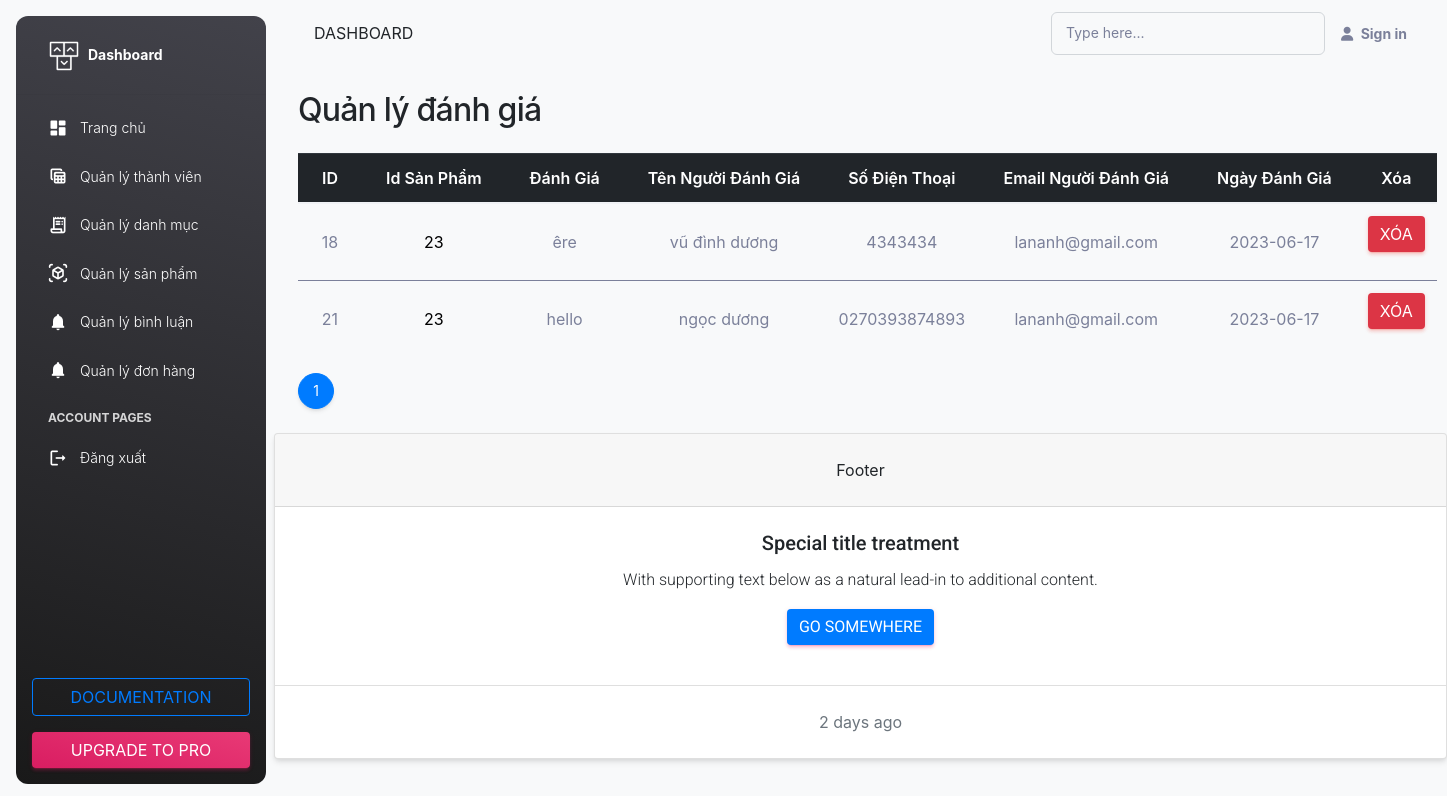
The app's page /quantri/quantri.php?page_layout=commentsp&page=1 with its own data.
### tables this page shows
CREATE TABLE `comment` (
  `id_comment` int(11) NOT NULL,
  `id_sp` int(11) NOT NULL,
  `comment` varchar(255) NOT NULL,
  `ten` varchar(255) NOT NULL,
  `sodienthoai` varchar(255) NOT NULL,
  `date` date NOT NULL,
  `email` varchar(255) NOT NULL,
  `id_user_comment` int(11) NOT NULL
);

### quantri/danhsachcomment.php (the view, shortened to what this page needs)
<?php
include_once('ketnoi.php');
?>
<link rel="stylesheet" type="text/css" href="css/danhsachsp.css" />
<link rel="stylesheet" href="https://cdn.jsdelivr.net/npm/bootstrap@4.0.0/dist/css/bootstrap.min.css">
<div class='px-4 py-2'>
    <h2 class='py-3'>Quản lý đánh giá</h2>
    <table class="table">
        <thead class="thead-dark">
            <tr>
                <th scope="col" class="text-center">ID</th>
                <th scope="col" class="text-center">id sản phẩm</th>
                <th scope="col" class="text-center">Đánh giá</th>
                <th scope="col" class="text-center">Tên người đánh giá</th>
                <th scope="col" class="text-center">Số điện thoại</th>
                <th scope="col" class="text-center">Email người đánh giá</th>
                <th scope="col" class="text-center">Ngày đánh giá</th>
                <th scope="col" class="text-center">Xóa</th>
            </tr>
        </thead>
        <?php
        $rowPage = 5;
        if (!isset($_GET['page'])) {
            $page = 1;
            $perRow = $page * $rowPage - $rowPage;
            $sql = "SELECT * FROM comment LIMIT $perRow,$rowPage ";
            $query = mysqli_query($conn, $sql);
        } else {
            $page = $_GET['page'];
            $perRow = $page * $rowPage - $rowPage;
            $sql = "SELECT * FROM comment LIMIT $perRow,$rowPage ";
            $query = mysqli_query($conn, $sql);
        }
        $sql1 = "SELECT * FROM comment  ";
        $query1 = mysqli_query($conn, $sql1);
        $totalRow = mysqli_num_rows($query1);
        $totalPage = ceil($totalRow / $rowPage);
        $listPage = "";
        for ($i = 1; $i <= $totalPage; $i++) {
            if ($page == $i) {
                $listPage .= '<li class="page-item active" ><a class="page-link"  href="quantri.php?page_layout=commentsp&page=' . $i . '">' . $i . '</a></li>';
            } else {
                $listPage .= '<li class="page-item " ><a  class="page-link" href="quantri.php?page_layout=commentsp&page=' . $i . '">' . $i . '</a></li>';
            }
        }
        while ($row = mysqli_fetch_array($query)) {
        ?>
            <tbody>
                <tr>
                    <td class="text-center align-middle"><span><?php echo $row['id_comment']; ?></span></td>
                    <td class="text-center align-middle"><a href="#" style="text-decoration: none;color:#000"><?php echo $row['id_sp']; ?></a></td>
                    <td class="text-center align-middle"><span class="price"><?php echo $row['comment']; ?></span></td>
                    <td class="text-center align-middle"><span class="thumb"><?php echo $row['ten']; ?></span></td>
                    <td class="text-center align-middle"><span class="thumb"><?php echo $row['sodienthoai']; ?></span></td>
                    <td class="text-center align-middle"><span class="thumb"><?php echo $row['email']; ?></span></td>
                    <td class="text-center align-middle"><span class="thumb"><?php echo $row['date']; ?></span></td>
                    <td class="text-center align-middle"><a href="quantri.php?page_layout=xoacommentsp&id_comment=<?php echo  $row['id_comment']; ?>" onclick='return confirm("bạn có muốn xóa comment này không!")'><span><button type="button" class="btn btn-danger">Xóa</button></span></a></td>
                </tr>
            </tbody>
        <?php
        }
        ?>
    </table>
    <nav aria-label="Page navigation example">
        <ul class="pagination">
            <?php echo  $listPage; ?>
        </ul>
    </nav>
</div>

### records on screen
comment: id_comment "18", id_sp "23", comment "êre", ten "vũ đình dương", sodienthoai "4343434", email "lananh@gmail.com", date "2023-06-17"
comment: id_comment "21", id_sp "23", comment "hello", ten "ngọc dương", sodienthoai "0270393874893", email "lananh@gmail.com", date "2023-06-17"
